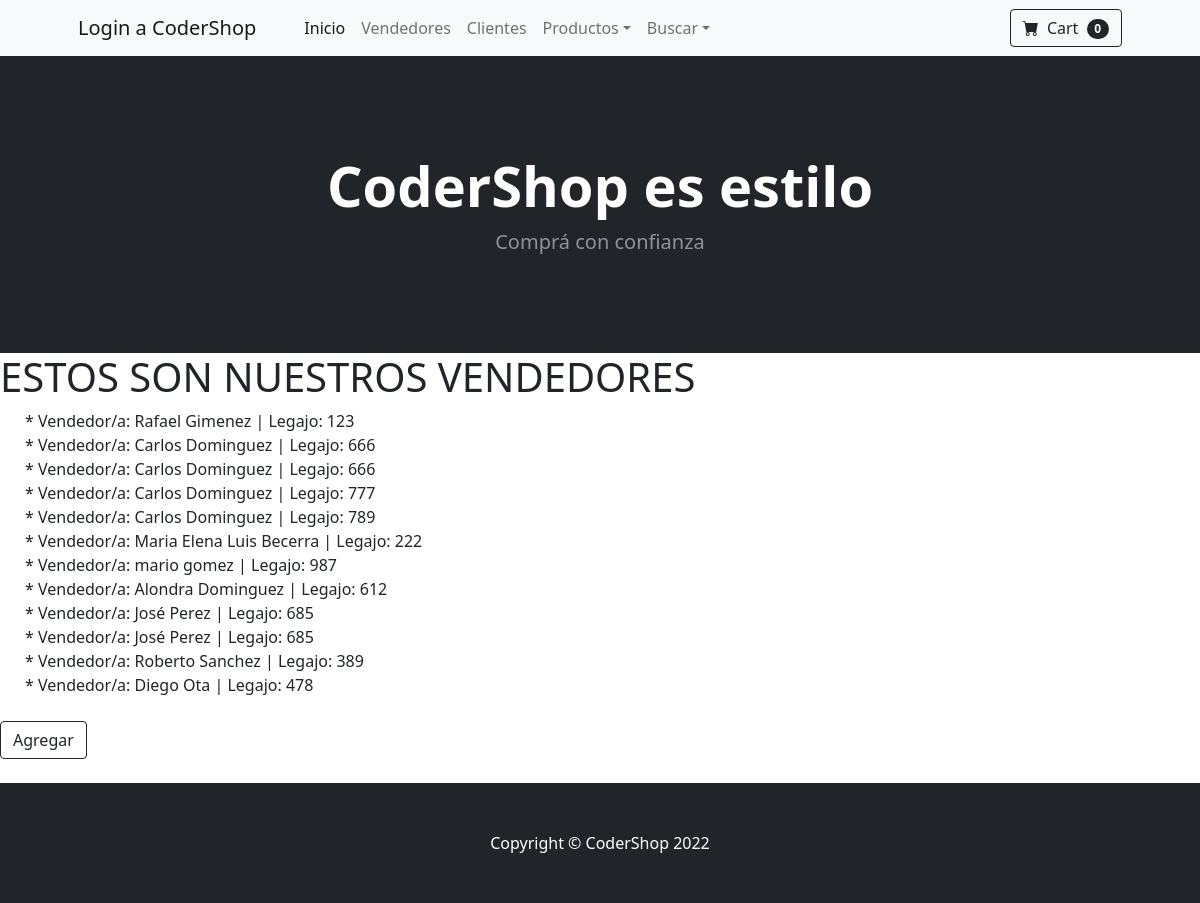
Page /CoderShop/vendedor on the earlier database version.
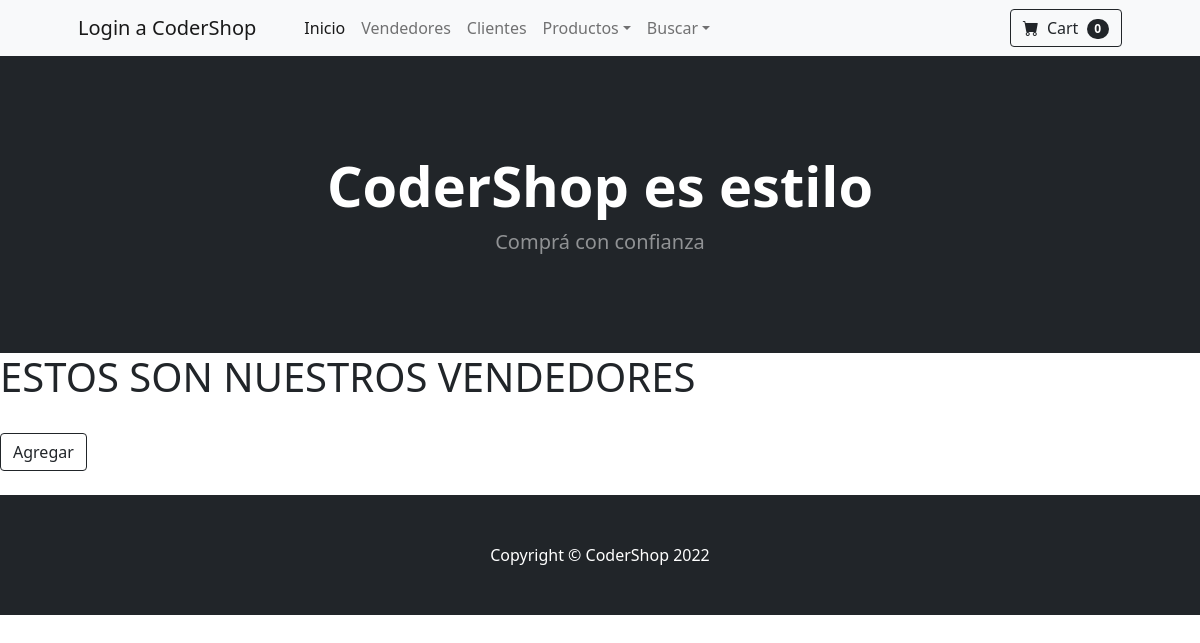
Same page on the later database version.
### CoderShop/models.py (models this page shows)
class Vendedor(models.Model):
    nombre = models.CharField(max_length=30)
    apellido = models.CharField(max_length=30)
    legajo = models.IntegerField()
    def __str__(self):
        return f'* Vendedor/a: {self.nombre} {self.apellido} | Legajo: {self.legajo}'

### CoderShop/views.py (the view)
# urls.py: path('vendedor', vendedor, name="Vendedor"),
def vendedor(request):
    return render(request, 'CoderShop/vendedor.html',
     {'vendedor': Vendedor.objects.all()})

### CoderShop/templates/CoderShop/vendedor.html
{% extends "CoderShop/padre.html" %}{% load static %} {% block contenidoQueCambia %}
<h1>ESTOS SON NUESTROS VENDEDORES</h1>{%for vendedor in vendedor%}&nbsp;&nbsp;&nbsp;&nbsp;&nbsp;&nbsp;{{ vendedor }}<br> {% endfor %} <br> <a class="btn btn-outline-dark" href="{% url 'vendedorFormulario' %}">Agregar
</a> <br><br>{% endblock%}

### CoderShop/templates/CoderShop/padre.html (shortened to what this page needs)
<!DOCTYPE html>
<html lang="en">
<head>
    {% load static %}
    <link href="https://cdn.jsdelivr.net/npm/bootstrap-icons@1.5.0/font/bootstrap-icons.css" rel="stylesheet" />
    <link href="{% static 'CoderShop/css/styles.css' %}" rel="stylesheet" />
</head>
<body>
    <nav class="navbar navbar-expand-lg navbar-light bg-light">
        <div class="container px-4 px-lg-5">
            <a class="navbar-brand" href="#Loading...">Login a CoderShop</a>
            <div class="collapse navbar-collapse" id="navbarSupportedContent">
                <ul class="navbar-nav me-auto mb-2 mb-lg-0 ms-lg-4">
                    <li class="nav-item"><a class="nav-link active" aria-current="page" href="{% url 'Inicio' %}">Inicio</a></li>
                    <li class="nav-item"><a class="nav-link" href="{% url 'Vendedor' %}">Vendedores</a></li>
                    <li class="nav-item"><a class="nav-link" href="{% url 'Cliente' %}">Clientes</a></li>
                    <li class="nav-item dropdown">
                        <a class="nav-link dropdown-toggle" id="navbarDropdown" href="" role="button" data-bs-toggle="dropdown" aria-expanded="false">Productos</a>
                    </li>
                    <li class="nav-item dropdown">
                        <a class="nav-link dropdown-toggle" id="navbarDropdown" href="" role="button" data-bs-toggle="dropdown" aria-expanded="false">Buscar</a>
                    </li>
                </ul>
                <form class="d-flex">
                    <button class="btn btn-outline-dark" type="submit">
                            <i class="bi-cart-fill me-1"></i>
                            Cart
                            <span class="badge bg-dark text-white ms-1 rounded-pill">0</span>
                        </button>
                </form>
            </div>
        </div>
    </nav>
    <header class="bg-dark py-5">
        <div class="container px-4 px-lg-5 my-5">
            <div class="text-center text-white">
                <h1 class="display-4 fw-bolder">CoderShop es estilo</h1>
                <p class="lead fw-normal text-white-50 mb-0">Comprá con confianza</p>
            </div>
        </div>
    </header>
    {% block contenidoQueCambia %} {% endblock%}
    <footer class="py-5 bg-dark">
        <div class="container">
            <p class="m-0 text-center text-white">Copyright &copy; CoderShop 2022</p>
        </div>
    </footer>
</body>
</html>

Differences in the rows shown:
removed Vendedor: nombre+apellido+legajo "* Vendedor/a: Rafael Gimenez | Legajo: 123"
removed Vendedor: nombre+apellido+legajo "* Vendedor/a: Carlos Dominguez | Legajo: 666"
removed Vendedor: nombre+apellido+legajo "* Vendedor/a: Carlos Dominguez | Legajo: 666"
removed Vendedor: nombre+apellido+legajo "* Vendedor/a: Carlos Dominguez | Legajo: 777"
removed Vendedor: nombre+apellido+legajo "* Vendedor/a: Carlos Dominguez | Legajo: 789"
removed Vendedor: nombre+apellido+legajo "* Vendedor/a: Maria Elena Luis Becerra | Legajo: 222"
removed Vendedor: nombre+apellido+legajo "* Vendedor/a: mario gomez | Legajo: 987"
removed Vendedor: nombre+apellido+legajo "* Vendedor/a: Alondra Dominguez | Legajo: 612"
removed Vendedor: nombre+apellido+legajo "* Vendedor/a: José Perez | Legajo: 685"
removed Vendedor: nombre+apellido+legajo "* Vendedor/a: José Perez | Legajo: 685"
removed Vendedor: nombre+apellido+legajo "* Vendedor/a: Roberto Sanchez | Legajo: 389"
removed Vendedor: nombre+apellido+legajo "* Vendedor/a: Diego Ota | Legajo: 478"
